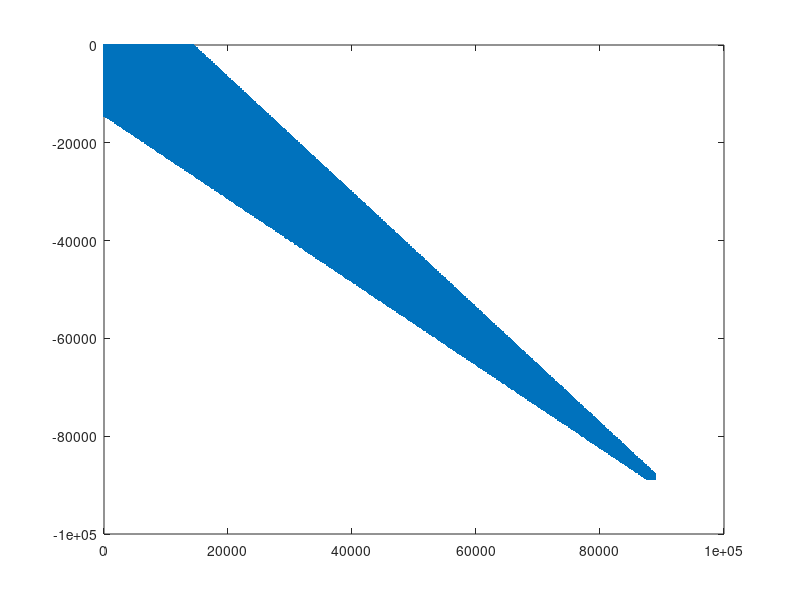

Write MATLAB code to recreate this figure.
% Now with fewer for loops!

% Creates SmartScans that can be read and imported by LabVIEW. Save three
% output files in desired scan folder.

% A plot will also be created to help visualize generated SmartScan.

% See inputs below.

% Written by Kelsey Bates.

numSteps = [371 1 741 1 1 1];
initial = [0 -90 0 0 0 0];
stepSize = [240 1 -120 1 1 1];

inhom = 1;            % Purely inhomogeneous mask
iso = 1;              % Isosceles mask (requires inhom)
hom = 0;              % Purely homogeneous mask
homOpt = 2;           % Options for homogeneous scan
                      %   1: Basic, slope of 1, but has odd behavior for unequal axes
                      %   2: Custom slope and rectangle of data along ax2
                      %   3: Triangle defined by end points
plus = 0;             % Plus (+) mask

cutoffIndex = 60;     % Inhomogeneous width (defined by ax1) (for inhom)
endIndex = 5;         % Inhomogeneous width at end of scan (for isosceles)

homWidth = 3;         % Width of rectangle along ax2 (for homOpt = 2)
homSlope = 2;         % Slope of homogeneous window (2 for 2Q) (for homOpt = 2)

plusWidth = 5;        % Width of arm of plus mask (for plus)

ax1 = 1;              % First SmartScan axis (typically 1)
ax2 = 3;              % Second SmartScan axis (typically 3)

final = initial + (numSteps-1) .* stepSize;

%% Create tau, t

% Creates vectors of the coordinates and positions for tau and t.
vecC1 = 1:numSteps(ax1);
vecC2 = 1:numSteps(ax2);
vec1 = initial(ax1):stepSize(ax1):final(ax1);
vec2 = initial(ax2):stepSize(ax2):final(ax2);
 
% Creates matrices of the coordinates and positions for tau and t.
stageCoordinates = zeros(prod(numSteps([ax1 ax2])),2);
stagePositions = zeros(prod(numSteps([ax1 ax2])),2);
stageCoordinates(:,1) = repmat(vecC1',numSteps(ax2),1);
stageCoordinates(:,2) = repelem(vecC2,numSteps(ax1))';
stagePositions(:,1) = repmat(vec1',numSteps(ax2),1);
stagePositions(:,2) = repelem(vec2,numSteps(ax1))';

% Removes points not in an inhomogeneous scan.
if inhom
    if iso == 1
        m = abs(stepSize(ax1)) * cutoffIndex;
        n = abs(stepSize(ax1)) * endIndex;
        d = abs(final(ax2));
        inRange = (...
            ((sign(stepSize(ax2)) * stagePositions(:,2) - m) / (d - m) ...
            > (sign(stepSize(ax1)) * stagePositions(:,1)) / (d - n)) ...
            | ...
            ((sign(stepSize(ax2)) * stagePositions(:,2)) / (d - n) ...
            < (sign(stepSize(ax1)) * stagePositions(:,1) - m) / (d - m)));
    else
        inRange = abs(stagePositions(:,1) - sign(sign(stepSize(1) * stepSize(ax2))) * stagePositions(:,2)) ...
            > abs(stepSize(ax1) * cutoffIndex);
    end
    stageCoordinates(inRange,:) = [];
    stagePositions(inRange,:) = [];
end

% Removes points not in a homogeneous scan.
if hom
    if homOpt == 1
        inRange = abs(stagePositions(:,1)) + abs(stagePositions(:,2)) ...
            > max(abs(final(ax1)),abs(final(ax2)));
    elseif homOpt == 2
        inRange = ((abs(stagePositions(:,1)) + abs(stagePositions(:,2))/homSlope) ...
            > max(abs(stagePositions(:,1)))) ...
            & (abs(stagePositions(:,1)) > abs(stepSize(ax1)) * homWidth);
    elseif homOpt == 3
        inRange = abs(stagePositions(:,1)) / max(abs(final(ax1))) ...
            + abs(stagePositions(:,2)) / max(abs(final(ax2))) ...
            > 1;
    end
    stageCoordinates(inRange,:) = [];
    stagePositions(inRange,:) = [];
end

% Removes points not in a plus scan.
if plus
    inRange = (...
            (abs(stagePositions(:,1)) >= stepSize(ax1) * plusWidth) ...
            & ...
            (abs(stagePositions(:,2)) >= stepSize(ax1) * plusWidth));
    stageCoordinates(inRange,:) = [];
    stagePositions(inRange,:) = [];
end

%% Other parameters

otherax = 1:3;
otherax([ax1 ax2]) = [];

stagePosLen = length(stagePositions);
coordinates = ones(stagePosLen * prod(numSteps([otherax 4:6])),7);
positions = zeros(stagePosLen * prod(numSteps([otherax 4:6])),7);

% Turns the coordinate and position matrices for the stages into the final desired matrices.
coordinates(:,[ax1 ax2]) = repmat(stageCoordinates,prod(numSteps([otherax 4:6])),1);
positions(:,[ax1 ax2]) = repmat(stagePositions,prod(numSteps([otherax 4:6])),1);

% Adds the T coordinates and positions.
coordinates(:,otherax) = repmat(repelem(1:numSteps(otherax), ...
    stagePosLen)', ...
    prod(numSteps(4:end)),1);
positions(:,otherax) = repmat(repelem(initial(otherax):stepSize(otherax):final(otherax), ...
    stagePosLen)', ...
    prod(numSteps(4:end)),1);

% Adds the aux coordinates and positions.
for i = 4:6
    coordinates(:,i) = repmat(repelem(1:numSteps(i), ...
        stagePosLen * prod(numSteps([otherax 4:i-1])))', ...
        prod(numSteps(i+1:end)),1);
    positions(:,i) = repmat(repelem(initial(i):stepSize(i):final(i), ...
        stagePosLen * prod(numSteps([otherax 4:i-1])))', ...
        prod(numSteps(i+1:end)),1);
end

coordinates(:,5:7) = coordinates(:,4:6);
positions(:,5:7) = positions(:,4:6);

% Finds the total number of points to scan.
numPoints = length(positions);

%% Save files

mask_file = 'MD_SmartScan_Mask.txt';
position_file = 'MD_Calculated_Positions.txt';
dlmwrite(mask_file,positions,'\t');
dlmwrite(position_file,positions,'\t');

coordinate_file = 'MD_Calculated_coordinates.txt';
dlmwrite(coordinate_file,coordinates,'\t');

figure(43);clf;plot(-stagePositions(:,2),-stagePositions(:,1),'.');